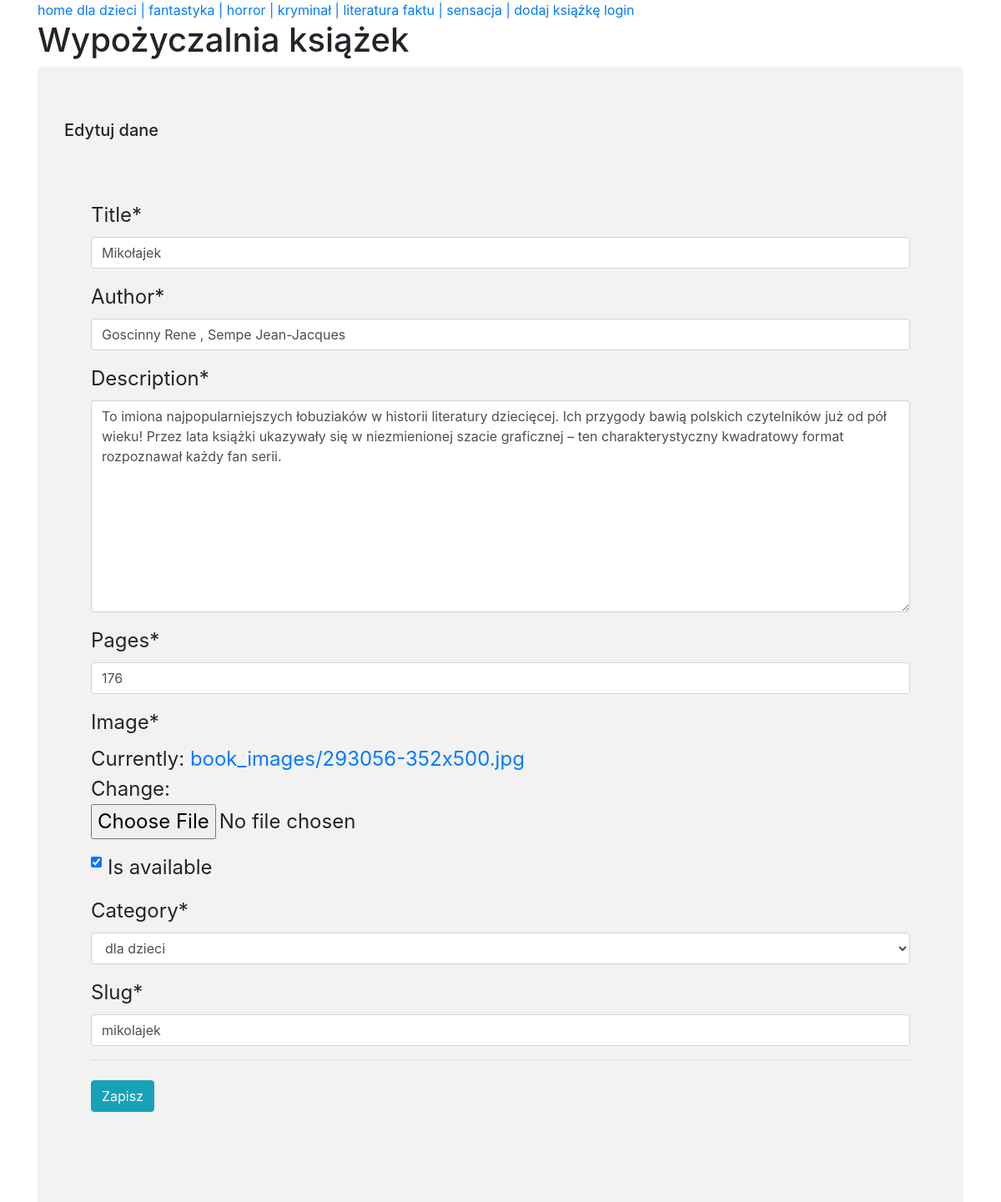
Screenshot of /mikolajek/edit with the database file from the repository.
### wypozyczalnia/models.py (models this page shows, shortened)
class Category(models.Model):
    name = models.CharField(max_length=100)
    parent_category = models.ForeignKey('self', null=True, blank=True, on_delete=models.CASCADE)
    slug = models.SlugField(max_length=100, unique=True)
    class Meta:
        unique_together = ('slug', 'parent_category', )
        ordering = ('name',)
        verbose_name = "category"
        verbose_name_plural = "categories"
    def __str__(self):
        return self.name

class Book(models.Model):
    title = models.CharField(max_length=200)
    author = models.CharField(max_length=200)
    description = models.TextField()
    pages = models.CharField(max_length=50)
    image = models.ImageField(default='default.jpg', upload_to='book_images')
    is_available = models.BooleanField()
    category = models.ForeignKey(Category, on_delete=models.CASCADE)
    slug = models.SlugField(max_length=200, unique=True)

### wypozyczalnia/views.py (the view)
# urls.py: path('<str:slug>/edit', book_edit, name='book-edit'),
def book_edit(request, slug):
    book = get_object_or_404(Book, slug=slug)
    categories = Category.objects.all()
    if request.method == "POST":
        form = BookForm(request.POST, request.FILES, instance=book)
        if form.is_valid():
            form.save()
            messages.success(request, f'Zmiany zapisane')
            return redirect('book-detail', slug=book.slug)
    else:
        form = BookForm(instance=book)
    content = {'form': form, 'categories': categories}
    return render(request, 'wypozyczalnia/book_edit.html', content)

### wypozyczalnia/forms.py
class BookForm(forms.ModelForm):
    class Meta:
        model = Book
        fields = ['title', 'author', 'description', 'pages', 'image', 'is_available', 'category', 'slug']

### wypozyczalnia/templates/wypozyczalnia/book_edit.html (shortened to what this page needs)
{% extends 'wypozyczalnia/base.html' %}
{% load crispy_forms_tags %}
{% block content %}
    <h5 class="title">Edytuj dane</h5>
    <div class="jumbotron">
        <form method="POST" enctype="multipart/form-data">
            <fieldset class="form-group">
                <legend class="border-bottom">
                    {{ form|crispy }}
                </legend>
            </fieldset>
            <div class="form-group">
                <button class="btn btn-info" type="submit">Zapisz</button>
            </div>
        </form>
    </div>
{% endblock content %}

### wypozyczalnia/templates/wypozyczalnia/base.html (shortened to what this page needs)
<!DOCTYPE html>
{% load crispy_forms_tags %}
{% load static %}
<html lang="pl">
<head>
    <link rel="stylesheet" href="https://cdn.jsdelivr.net/npm/bootstrap@4.5.3/dist/css/bootstrap.min.css">
    <link rel="stylesheet" type="text/css" href="{% static 'wypozyczalnia/main.css' %}">
</head>
<body>
    <div class ="container">
        <nav>
            <a href="{% url 'home' %}">home</a>
            {% for category in categories %}
                <a href="{% url 'categories' category.slug %}">{{ category.name }} |</a>
            {% endfor %}
            <a href="{% url 'book-add' %}">dodaj książkę</a>
            {% if user.is_authenticated %}
                <a href="#">logout</a>
            {% else %}
                <a href="#">login</a>
            {% endif %}
        </nav>
        <div class="page-header">
            <h1>Wypożyczalnia książek</h1>
        </div>
        <div class="jumbotron">
            {% block content %}{% endblock %}
        </div>
    </div>
</body>
</html>

### wypozyczalnia/static/wypozyczalnia/main.css (style rules this page uses)
.jumbotron { background-color:#f2f2f2; }

### rows the page displays
Category: name "dla dzieci"
Category: name "fantastyka"
Category: name "horror"
Category: name "kryminał"
Category: name "literatura faktu"
Category: name "sensacja"
Book: title "Mikołajek", author "Goscinny Rene , Sempe Jean-Jacques", description "To imiona najpopularniejszych łobuziaków w historii literatury dziecięcej. Ich przygody bawią polskich czytelników już od pół wieku! Przez lata książki ukazywały się w niezmienionej szacie graficznej – ten charakterystyczny kwadratowy format rozpoznawał każdy fan serii.", pages "176", is_available "☑", category "dla dzieci", slug "mikolajek"
